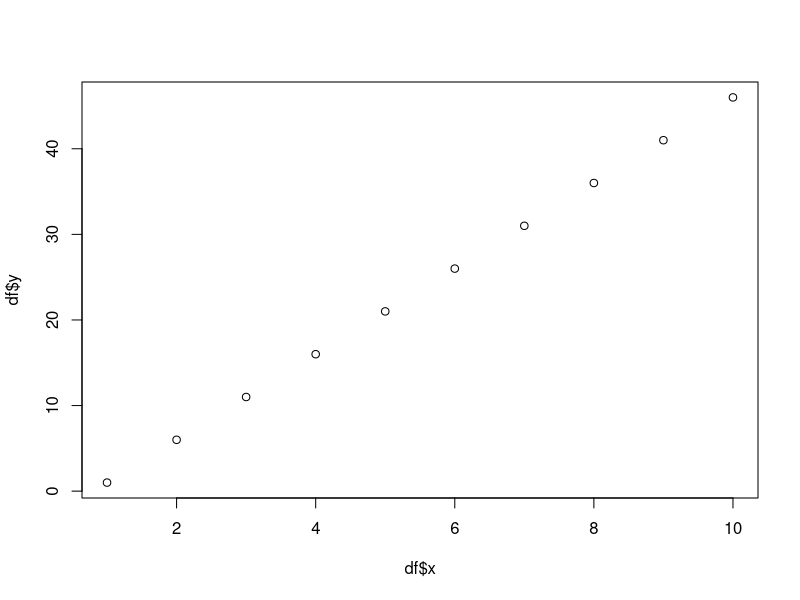

This figure's R source:
## ---- chunk 1
knitr::opts_chunk$set(echo = TRUE)
## ---- chunk 2
x<- seq(1, 10, 1)
y<- seq(1, 50, 5)

df<- as.data.frame(cbind(x, y))

plot(df$x, df$y)
